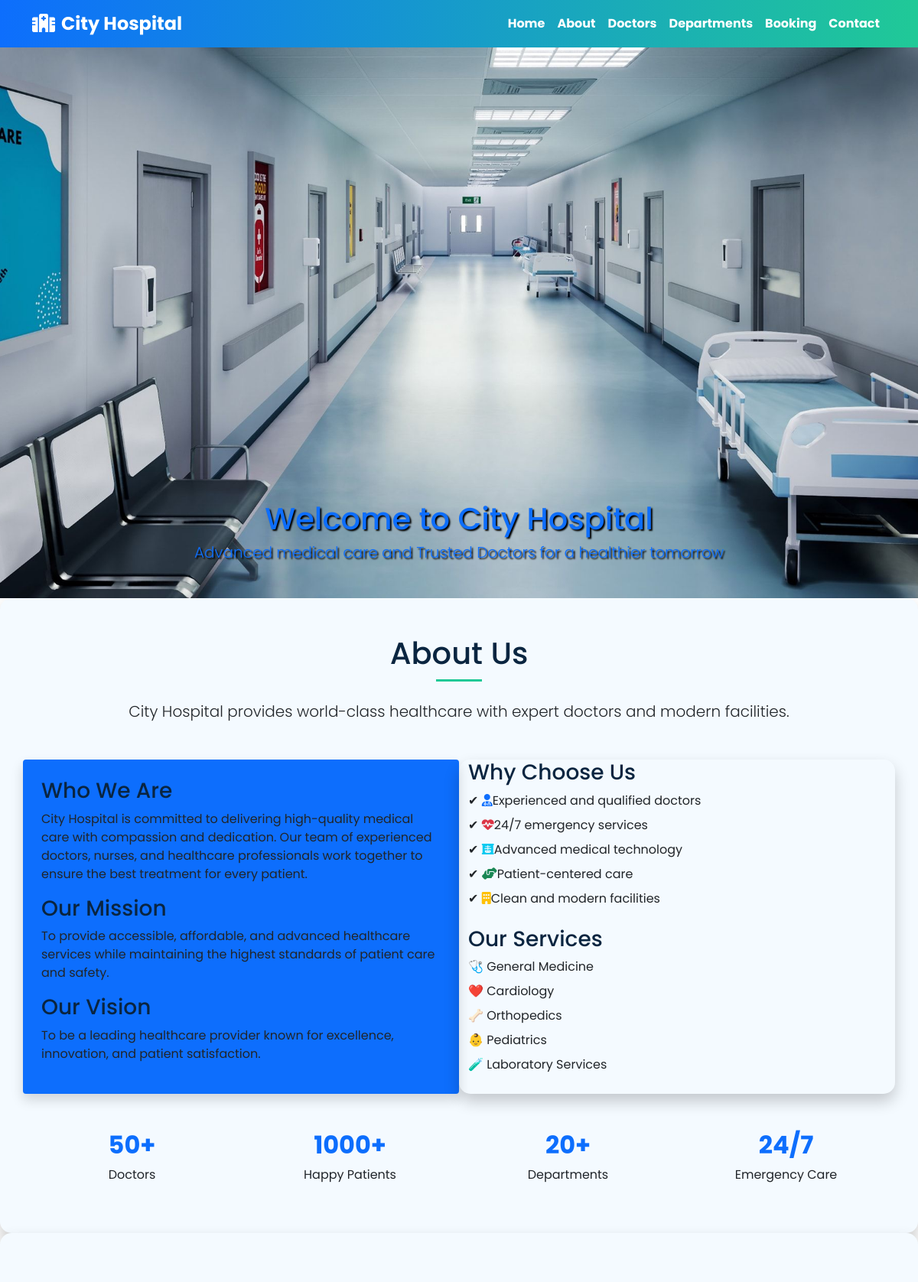
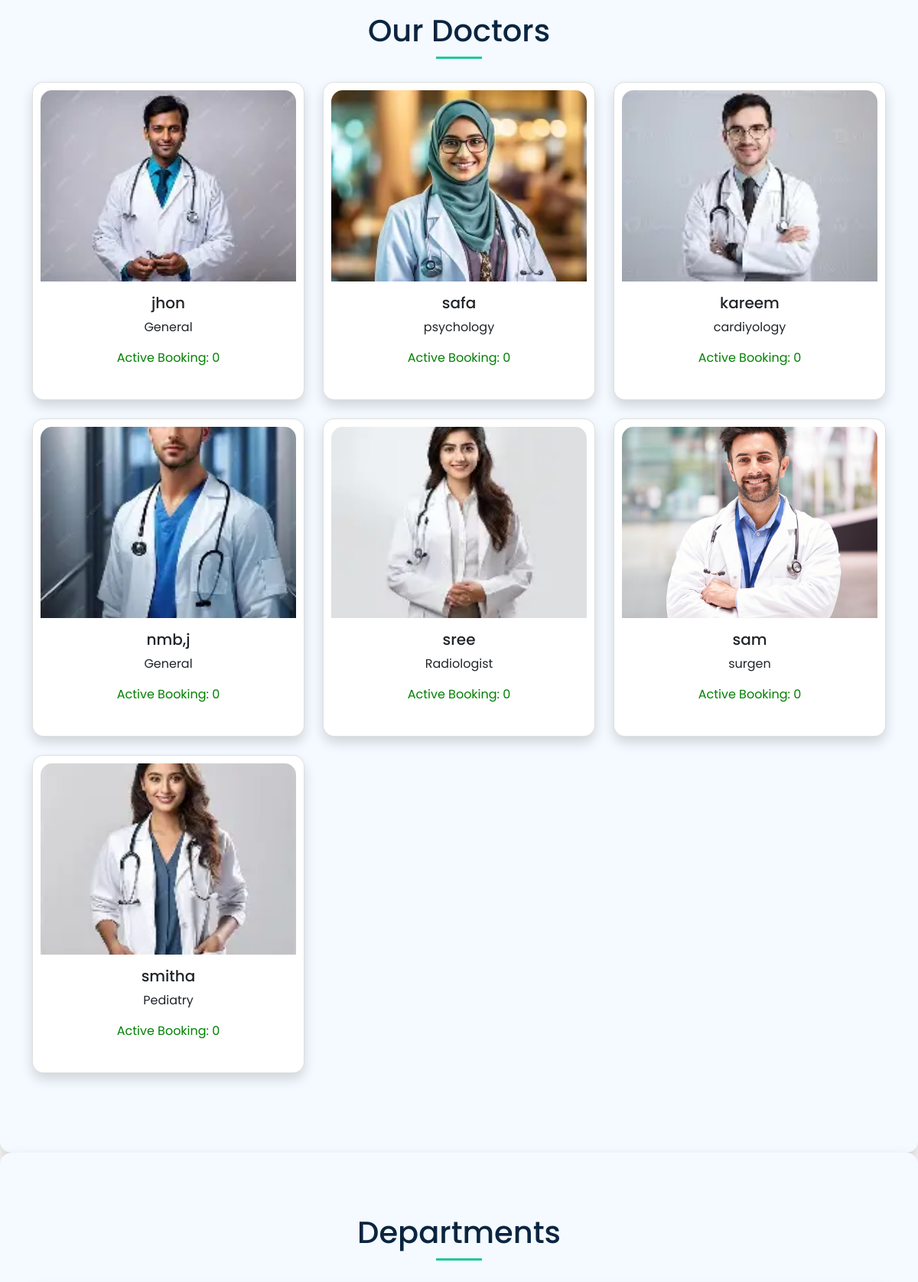
The page / (upper part) on the database its author committed (2 pictures, top to bottom).
### members/models.py (models this page shows)
class Doctor(models.Model):
    doc_name = models.CharField(max_length=255)
    doc_spec = models.CharField(max_length=255)
    dep_name = models.ForeignKey(Department, on_delete=models.CASCADE)
    doc_image = models.ImageField(upload_to = 'doctor')
    def __str__(self):
         return f"{self.doc_name} - {self.doc_spec} - {self.dep_name}"

### members/views.py (the view)
# urls.py: path('', views.home, name='home'),
def home(request):
    Booking.objects.filter(
        booking_date__lt=date.today(),
        is_expired=False
    ).update(is_expired=True)
    if request.method == "POST":
        form = BookingForm(request.POST)
        if form.is_valid():
            booking = form.save(commit=False)
            if booking.booking_date < date.today():
                messages.error(request, "Booking date cannot be in the past.")
                return redirect('/#booking')
            booking.save()
            return redirect('confirmation')
    else:
        form = BookingForm()
    doc = Doctor.objects.annotate(
        active_bookings=Count(
            'bookings',
            filter=Q(bookings__is_expired=False)
        )
    )
    return render(request, 'index.html', {
        'doc': doc,
        'dept': Department.objects.all(),
        'form': form
    })

### members/models.py (called while the page is built)
    def __str__(self):
        return self.dep_name

### templates/index.html (shortened to what this page needs)
{% extends "base.html" %}
{% load static %}
{% load crispy_forms_tags %}
{% block content %}
<link rel="stylesheet" href="https://cdnjs.cloudflare.com/ajax/libs/font-awesome/6.5.0/css/all.min.css">
<link href="https://unpkg.com/aos@2.3.1/dist/aos.css" rel="stylesheet">
<nav id="navbar" class="navbar navbar-expand-md navbar-dark navbar-default">
  <div class="container">
  <a class="navbar-brand fw-bold" href="#home">
  <i class="fas fa-hospital me-2"></i>City Hospital
</a>
    <div class="collapse navbar-collapse" id="navbarNav">
      <ul class="navbar-nav ms-auto fw-bold text-center">
        <li class="nav-item">
          <a class="nav-link " href="#home">Home</a>
        </li>
        <li class="nav-item">
          <a class="nav-link " href="#about">About</a>
        </li>
        <li class="nav-item">
          <a class="nav-link " href="#doctors">Doctors</a>
        </li>
        <li class="nav-item">
          <a class="nav-link " href="#department">Departments</a>
        </li>
        <li class="nav-item">
          <a class="nav-link " href="#booking">Booking</a>
        </li>
        <li class="nav-item">
          <a class="nav-link " href="#contact">Contact</a>
        </li>
      </ul>
    </div>
  </div>
</nav>
<section id="home" class="fade-in">
  <div id="carouselExampleDark" class="carousel slide carousel-fade" data-bs-ride="carousel" >
    <div class="carousel-inner ">
      <button class="carousel-control-prev"
        type="button"
        data-bs-target="#carouselExampleDark"
        data-bs-slide="prev">
</button>
<button class="carousel-control-next"
        type="button"
        data-bs-target="#carouselExampleDark"
        data-bs-slide="next">
</button>
      <div class="carousel-item active" data-bs-interval="3000">
        <img src="{% static 'images/hos1.jpg' %}"
     class="d-block w-100 carousel-img"
     alt="City Hospital Building">
        <div class="carousel-caption">
          <h1 class="animate-text text-color-blue pt-5">Welcome to City Hospital</h1>
          <h4 class="lead animate-text delay-1">
            Advanced medical care and Trusted Doctors for a healthier tomorrow
          </h4>
        </div>
      </div>
    </div>
  </div>
</section>
<section id="about" class="section py-5 bg-light fade-in">
  <div class="container text-center">
    <h1 class="section-title mb-4">About Us</h1>
    <p class="lead mb-5">
      City Hospital provides world-class healthcare with expert doctors and modern facilities.
    </p>
    <div class="row text-start">
            <div class="col-md-6 bg-primary  p-4 rounded shadow">
        <h3>Who We Are</h3>
        <p>
          City Hospital is committed to delivering high-quality medical care with compassion and dedication.
          Our team of experienced doctors, nurses, and healthcare professionals work together to ensure the
          best treatment for every patient.
        </p>
        <h3 class="text-color-green">Our Mission</h3>
        <p>
          To provide accessible, affordable, and advanced healthcare services while maintaining the highest
          standards of patient care and safety.
        </p>
        <h3>Our Vision</h3>
        <p>
          To be a leading healthcare provider known for excellence, innovation, and patient satisfaction.
        </p>
      </div>
      <div class="col-md-6">
        <h3>Why Choose Us</h3>
        <ul class="list-unstyled">
          <li>✔ <i class="fas fa-user-md text-primary"></i>Experienced and qualified doctors</li>
          <li>✔ <i class="fas fa-heartbeat text-danger"></i>24/7 emergency services</li>
          <li>✔ <i class="fas fa-x-ray text-info"></i>Advanced medical technology</li>
          <li>✔ <i class="fas fa-hands-helping text-success"></i>Patient-centered care</li>
          <li>✔ <i class="fas fa-building text-warning"></i>Clean and modern facilities</li>
        </ul>
        <h3 class="mt-4">Our Services</h3>
        <ul class="list-unstyled">
          <li>🩺 General Medicine</li>
          <li>❤️ Cardiology</li>
          <li>🦴 Orthopedics</li>
          <li>👶 Pediatrics</li>
          <li>🧪 Laboratory Services</li>
        </ul>
      </div>
    </div>
    <div class="row text-center mt-5">
      <div class="col-md-3">
        <h2 class="text-primary">50+</h2>
        <p>Doctors</p>
      </div>
      <div class="col-md-3">
        <h2 class="text-primary">1000+</h2>
        <p>Happy Patients</p>
      </div>
      <div class="col-md-3">
        <h2 class="text-primary">20+</h2>
        <p>Departments</p>
      </div>
      <div class="col-md-3">
        <h2 class="text-primary">24/7</h2>
        <p>Emergency Care</p>
      </div>
    </div>
  </div>
</section>
<section id="doctors" class="section bg-light" data-aos="fade-up">
<div class="container">
<h1 class="section-title text-center">Our Doctors</h1>
<div class="row">
{% for d in doc %}
<div class="col-md-4 col-sm-6 mb-4" data-aos="zoom-in">
  <div class="card shadow">
    {% if d.doc_image %}
<img src="{{ d.doc_image.url }}"
     class="card-img-top"
     alt="{{ d.doc_name }}"
     style="height:250px; object-fit:cover;">
{% else %}
<img src="{% static 'images/default-doctor.jpg' %}"
     class="card-img-top"
     alt="Doctor"
     style="height:250px; object-fit:cover;">
{% endif %}
    <div class="card-body text-center">
      <h5>{{ d.doc_name }}</h5>
      <p>{{ d.doc_spec }}</p>
      <p id="activebooking">Active Booking: {{d.active_bookings}}</p>
    </div>
  </div>
</div>
{% endfor %}
</div>
</div>
</section>
<section id="department" class="section bg-light" data-aos="fade-up">
<div class="container text-center">
<h1 class="section-title text-center">Departments</h1>
</div>
</section>
{% endblock %}

### templates/base.html (shortened to what this page needs)
{% load static %}
<!DOCTYPE html>
<html>
  <head>
    <link rel="stylesheet"
      href=" https://cdn.jsdelivr.net/npm/bootstrap@5.1.3/dist/css/bootstrap.min.css ">
    <link rel="stylesheet"
      href="https://use.fontawesome.com/releases/v5.2.0/css/all.css">
       <link rel="stylesheet"
      href="{% static '/css/style.css'%}">
  </head>
  <body>
     {% block content %}
     {% endblock content %}
  </body>
</html>

### templates/index.html (style rules this page uses)
:root { --primary: #0d6efd; --secondary: #198754; --accent: #20c997; --dark: #0a2540; --light: #f4faff; --white: #ffffff; }
body { font-family: 'Poppins', sans-serif; }
html { scroll-behavior: smooth; }
.section { padding: 80px 0; scroll-margin-top: 80px; background-color:var(--light)!important; }
.section-title { position: relative; margin-bottom: 30px; }
.section-title::after { content: ''; width: 60px; height: 3px; background: var(--accent); display: block; margin: 10px auto; }
.navbar { position:sticky; top: 0; z-index: 1000; transition: all 0.3s ease; }
.navbar-default { background: linear-gradient(90deg, var(--primary), var(--accent)); }
.nav-link { color: white !important; transition: all 0.3s ease; }
.navbar-brand { color: white !important; font-size: 1.5rem; }
h1, h2, h3 { color: var(--dark); }
#about ul li { margin-bottom: 8px; font-size: 16px; }
#about h2 { font-weight: bold; }
.carousel-caption h1, .carousel-caption h4 { color: #0d6efd; text-shadow: 2px 2px 2px black; }
.carousel-img { height: 90vh; object-fit:cover; }
.card, .bg-success, .bg-light, .shadow, #about .col-md-6 { border-radius: 15px; transition: all 0.4s ease; transform-style: preserve-3d; box-shadow: 0 10px 20px rgba(0,0,0,0.2); }
.container { perspective: 1000px; }
.card img { border-radius: 15px 15px 0 0; transition: transform 0.4s ease; }
.card { background: var(--white); padding: 10px; border-radius: 15px; backdrop-filter: blur(10px); }
#activebooking { color:green ; animation: bounce 1.5s infinite !important; }

### rows shown on the page
Doctor: doc_image (picture), doc_name "jhon", doc_spec "General", active_bookings "0"
Doctor: doc_image (picture), doc_name "safa", doc_spec "psychology", active_bookings "0"
Doctor: doc_image (picture), doc_name "kareem", doc_spec "cardiyology", active_bookings "0"
Doctor: doc_image (picture), doc_name "nmb,j", doc_spec "General", active_bookings "0"
Doctor: doc_image (picture), doc_name "sree", doc_spec "Radiologist", active_bookings "0"
Doctor: doc_image (picture), doc_name "sam", doc_spec "surgen", active_bookings "0"
Doctor: doc_image (picture), doc_name "smitha", doc_spec "Pediatry", active_bookings "0"
